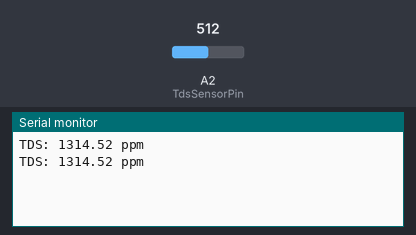
The sketch below on a simulated Arduino Uno, built with avr-gcc and run on an emulated ATmega328P. Shown: the last lines printed to the serial monitor. The test bench sets the inputs (shaded band); at power-on: A2 (TdsSensorPin) = 512.

Above: at 1.8 s.
1.9 s: A2 (TdsSensorPin) set to 716
At 2.8 s:
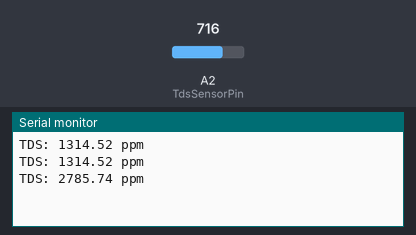
3.4 s: A2 (TdsSensorPin) set to 900
At 4.7 s:
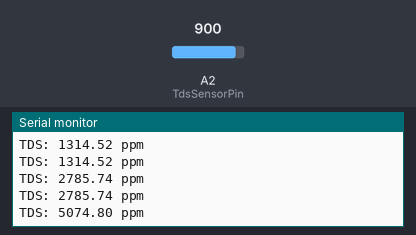
Timing chart, 0 to 6.4 s (numbered marks = the images above; inputs shaded):
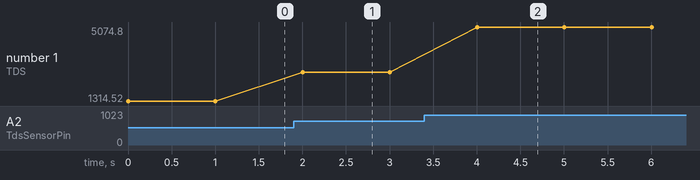

The sketch:

sketch_dec3a_copy_20241203120331.ino
```cpp
#include <GravityTDS.h>

// Definir el pin para el sensor TDS
#define TdsSensorPin A2       // Pin donde está conectado el sensor TDS

// Inicializar objeto para el sensor TDS
GravityTDS gravityTds;

float tdsValue = 0;  // Variable para almacenar el valor de TDS

void setup() {
  Serial.begin(115200);  // Iniciar la comunicación serial

  // Configuración del sensor TDS
  gravityTds.setPin(TdsSensorPin);
  gravityTds.setAref(5.0);       // Voltaje de referencia del ADC
  gravityTds.setAdcRange(1024);  // Rango del ADC (10 bit)
  gravityTds.begin();            // Inicializar el sensor TDS
}

void loop() {
  gravityTds.update();   // Obtener la última lectura del TDS
  tdsValue = gravityTds.getTdsValue();  // Almacenar el valor de TDS

  // Imprimir el valor de TDS en el monitor serie
  Serial.print("TDS: ");
  Serial.print(tdsValue);
  Serial.println(" ppm");

  delay(1000);  // Espera 1 segundo antes de la siguiente lectura
}
```

Measured:
- after the input at 1.9 s, the serial monitor: prints a new line after 0.10 s (image 1)
- after the input at 3.4 s, the serial monitor: prints a new line after 0.60 s (image 2)
- plotted number 1: 1314.52 → 2785.74 after the input at 1.9 s, 2785.74 → 5074.8 after the input at 3.4 s
